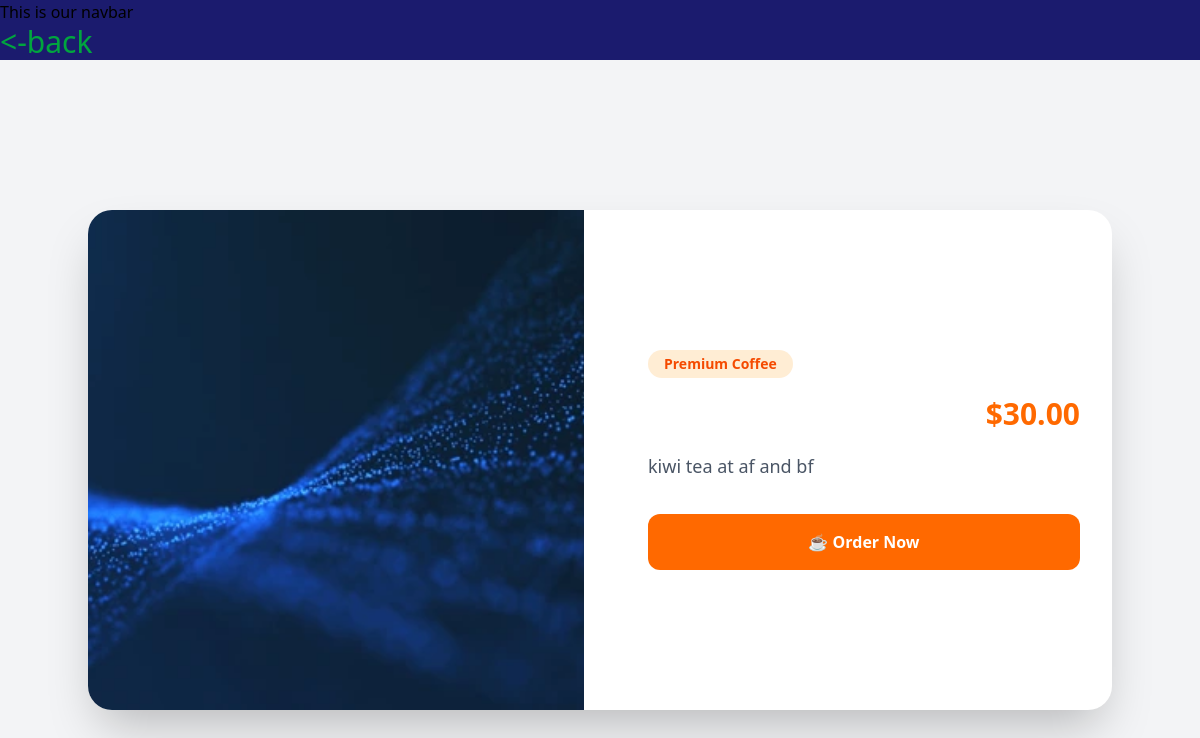
Page /coffe/2/ on the committed database.
### coffe/models.py (models this page shows)
class ChaiVarity(models.Model):
    CHAI_TYPE_CHOICE = [
        ('ML','MASALA'),
        ('GR','GINGER'),
        ('KL','KIWI'),
        ('PL','PLAIN'),
        ('EL','ELACHI'),
    ]
    name = models.CharField(max_length = 100)
    image = models.ImageField(upload_to='chai/')
    data_added = models.DateTimeField(default = timezone.now)
    type = models.CharField(max_length=2,choices=CHAI_TYPE_CHOICE)
    description = models.TextField(default = '')
    price = models.DecimalField(max_digits=10, decimal_places=2)

### coffe/views.py (the view)
# urls.py: path('<int:coffe_id>/',views.coffe_details,name='coffe_details'),
def coffe_details(request,coffe_id):
    coffe = get_object_or_404(ChaiVarity,pk=coffe_id)
    return render(request,'coffe/coffe_details.html',{'coffe':coffe})

### coffe/templates/coffe/coffe_details.html (shortened to what this page needs)
{% extends "layout.html" %}
{% block content %}
<a href="{% url 'all_coffe' %}" class='bg-amber-600 size-20'>
    <p class='text-3xl text-green-600'><-back</p>
</a>
<div class="min-h-screen bg-gray-100 flex items-center justify-center py-10 px-4">
    <div class="max-w-5xl w-full bg-white rounded-3xl shadow-2xl overflow-hidden">
        <div class="grid md:grid-cols-2 gap-8">
            <div class="h-[500px] overflow-hidden">
                <img
                    src="{{ coffe.image.url }}"
                    alt="{{ coffe.name }}"
                    class="w-full h-full object-cover hover:scale-105 transition duration-500"
                >
            </div>
            <div class="p-8 flex flex-col justify-center">
                <span class="inline-block bg-orange-100 text-orange-600 text-sm font-semibold px-4 py-1 rounded-full mb-4 w-fit">
                    Premium Coffee
                </span>
                <div class="flex justify-between items-center mb-4">
                    <h1 class="text-4xl font-bold text-gray-800">
                    </h1>
                    <span class="text-3xl font-bold text-orange-500">
                        ${{ coffe.price }}
                    </span>
                </div>
                <p class="text-gray-600 leading-8 text-lg">
                    {{ coffe.description }}
                </p>
                <button class="mt-8 bg-orange-500 hover:bg-orange-600 text-white font-semibold py-4 rounded-xl transition duration-300">
                    ☕ Order Now
                </button>
            </div>
        </div>
    </div>
</div>
{% endblock %}

### static/style.css (style rules this page uses)
body { background-color: rgb(27, 27, 110); }
h1 { font: 100px; font-weight: bold; color: white; }

### rows in the picture
ChaiVarity: image (picture), price "30.00", description "kiwi tea at af and bf"
